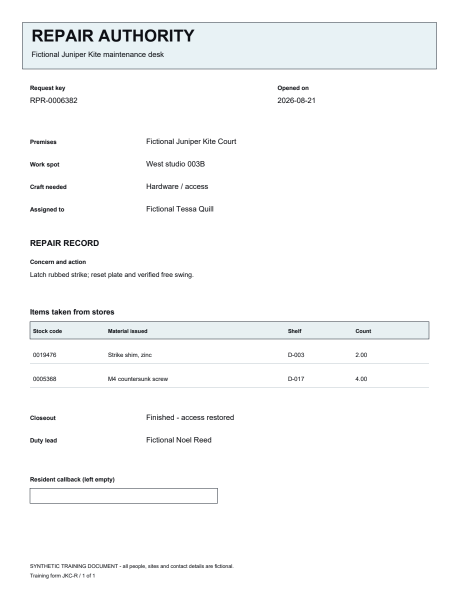
#> input picture evaluation/mapping_v1/evidence/verify-r1/WP09-F01-v0-p1.png, 918 x 1188 px (shown at 1/2 size); its folder holds only this picture in this run
$ python -i closure_check.py   (imports and definitions only)
#> lines starting #> are read from the running program, lines starting #| are printed output that depends on the picture; after the words box and inside, x2 and y2 are one past the last pixel; in counts of white or black regions, pixels touching at a corner belong together
#!/usr/bin/env python3
"""WP-0004 / 009 eld-rd-reviewer closure checks (reviewer-authored, CPU-only, dev fixtures only).

Run from the review worktree root after the normal merge of f69c9e4. Uses only the qualified
three-wheel environment. No OCR/model/GPU; no eval_holdout fixture is opened.
  A. Git mode/blob invariance across base, candidate, author publication and the review merge.
  B. pypdfium2 render sizing source (installed files == verified wheel members) and c_float/binary64 arithmetic.
  C. Frozen input contract: PDFium render of the eight dev controls (F01/F02/F04/F07 p1, v1+v2),
     sizes, RGB-buffer SHA-256, stored-XObject vs rendered distinction; comparison with author evidence.
  D. Corrected E2 algorithm, implemented by the reviewer from the card text, applied to I_in.
  E. RV-04: AST definitions / JSON keys vs the /008 errata and triage; RV-03 README statements.
"""
from __future__ import annotations

import ast, ctypes, hashlib, json, math, pathlib, re, subprocess, sys, zipfile, zlib

import pypdfium2 as pdfium
from PIL import Image

HERE = pathlib.Path(__file__).resolve().parent
sys.path.insert(0, str(HERE.parent / "helpers"))
from rd005_verify import MiniPdf  # reviewer-owned /005 parser  # noqa: E402

PINS = {"author_base": "068f3f83bb532160b56e00f071f8badd8d3f51b0", "corpus": "29b2000265ae6068d9c86818622c81a40cadd961",
        "candidate": "54c7f6fe062720cbdf92e6bcd7476b697fc4afe1", "evidence": "fb2d8e616ad375ac7ccfa5f9000ba3340476c148",
        "author_report": "f69c9e4fdec2e12f481e6131965b5e4e184e013f", "review_base": "8f9a3281fa223d25447677b8ed8b873bf9e5cd01"}
OUT: dict = {"tool": "docs/reviews/WP-0004/eld-rd-reviewer/closure/closure_check.py", "pins": PINS}
FAIL: list[str] = []


def git(*a: str) -> str:
    return subprocess.run(["git", *a], capture_output=True, text=True, check=True).stdout


def tree(rev: str) -> dict:
#> called with rev = '068f3f83bb532160b56e00f071f8badd8d3f51b0'
    out = {}
    for ln in git("ls-tree", "-r", rev).splitlines():
        meta, path = ln.split("\t", 1)
        mode, _, oid = meta.split()
        out[path] = (mode, oid)
#> further down, picture is the input picture: PIL image 918x1188 RGB; mean R, G, B 248.4, 249.3, 249.7
    return out


def diff(a: dict, b: dict) -> dict:
    return {"added": sorted(set(b) - set(a)), "deleted": sorted(set(a) - set(b)),
            "modified": sorted(p for p in set(a) & set(b) if a[p] != b[p])}


def need(cond: bool, msg: str) -> None:
    if not cond:
        FAIL.append(msg)


# ---------------- A. git invariance ----------------
# [1 line that did not run here, left out]
# [1 line that did not run here, left out]
# [1 line that did not run here, left out]
# [5 lines that did not run here, left out]
# [8 lines not run here, left out]
prefixes = ("evaluation/synthetic/", "evaluation/generation/", "evaluation/manifests/corpus-manifest.json", "evaluation/manifests/public-candidates.json",
            "evaluation/manifests/tooling-provenance.json", "evaluation/manifests/provenance-correction-verification.json",
            "evaluation/manifests/recovery-verification/", "docs/agent-reports/eld-rd-carbon/WP-0004/00", "research/carbon/0", "research/carbon/README.md",
            "research/carbon/reconciliation/01-exchange-disposition.md", "research/carbon/reconciliation/README.md", ".gitattributes")
# [1 line that did not run here, left out]
# [1 line that did not run here, left out]
# [1 line not run here, left out]
# [1 line that did not run here, left out]
# [5 lines not run here, left out]
# [1 line that did not run here, left out]

# ---------------- B. renderer sizing source ----------------
# [1 line that did not run here, left out]
whl = pathlib.Path(".scratch/wheels/pypdfium2-5.15.2-py3-none-win_amd64.whl")
# [1 line that did not run here, left out]
# [1 line that did not run here, left out]
src_eq = {}
# [3 lines not run here, left out]
# [1 line that did not run here, left out]
# [1 line that did not run here, left out]
# [1 line that did not run here, left out]
# [1 line not run here, left out]
scale = 300.0 / 72.0
sizing = {}
# [5 lines not run here, left out]
# [1 line that did not run here, left out]

# ---------------- C/D. eight dev controls and corrected E2 ----------------
ANG = [(k - 50) / 10 for k in range(101)]


def otsu(gray: Image.Image) -> int:
    h = gray.histogram(); n = sum(h); tot = sum(i * c for i, c in enumerate(h))
#> after `h = gray.histogram()`: h = 256 values, max 956668 at index 255, min 0 at index 0, mean 4260.1
#> after `n = sum(h)`: n = 1090584
#> after `tot = sum((i * c for i, c in enumerate(h)))`: tot = 271606986
    wb = sb = 0; best = -1.0; thr = 0
    for t in range(256):
        wb += h[t]
        if wb == 0:
            continue
        wf = n - wb
        if wf == 0:
            break
        sb += t * h[t]
        bv = wb * wf * (sb / wb - (tot - sb) / wf) ** 2
        if bv > best:  # first maximum
            best, thr = bv, t
#> this loop made 256 passes
#> (wb, wf, sb, best) on passes 16 to 23: (2675, 1087909, 40125, 1.6e+14), (2887, 1087697, 43517, 1.73e+14), (3053, 1087531, 46339, 1.83e+14), (3131, 1087453, 47743, 1.87e+14), (3293, 1087291, 50821, 1.97e+14), (3440, 1087144, 53761, 2.05e+14), (3522, 1087062, 55483, 2.1e+14), (3622, 1086962, 57683, 2.15e+14)
#> after the loop, best = 7.72e+14; sb = 27656646; thr = 170; wb = 1090584
    return thr


def V(mask: Image.Image, theta: float) -> float:
    r = mask.rotate(-theta, resample=Image.Resampling.NEAREST, expand=True, fillcolor=0)  # M_theta per card step 2
    w, h = r.size
    col = r.convert("F").resize((1, h), Image.Resampling.BOX)
    s = [col.getpixel((0, y)) * w for y in range(h)]
    mu = sum(s) / h
    return sum((v - mu) ** 2 for v in s) / h


def e2(I_in: Image.Image) -> tuple[Image.Image, dict]:
    g = I_in.convert("L")
    T_ = otsu(g)
#> T_ = 170
    M = g.point(lambda v: 1 if v <= T_ else 0)  # L-mode 0/1 mask
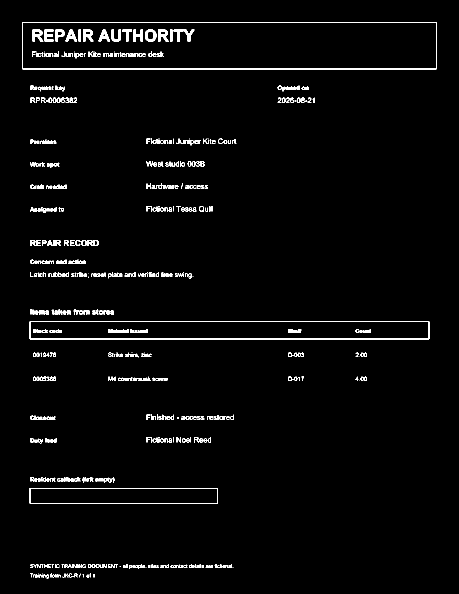
#> M: PIL image 918x1188 L (shown at 1/2 size); values 0 (black) and 1 (white), 2.4% white in thin lines or dots, all inside (x1, y1, x2, y2) = (44, 44, 874, 1157)
    sc = {t: V(M, t) for t in ANG}
#> in V, `s = [col.getpixel((0, y)) * w for y in range(h)]`: s = 1264 values, max 152 at index 133, min 0 at index 0, mean 21.12
#> in V, `mu = sum(s) / h`: mu = 21.12
#> in V (call 35), `r = mask.rotate(-theta, resample=Image.Resampling.NEAREST, expand=True..`:
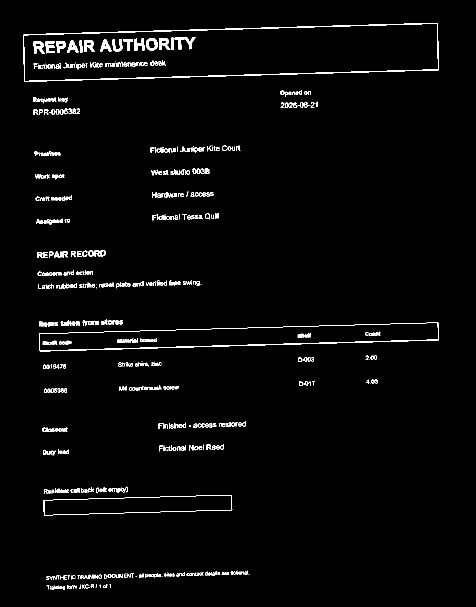
#> r: PIL image 952x1214 L (shown at 1/2 size); values 0 (black) and 1 (white), 2.3% white in thin lines or dots, all inside (x1, y1, x2, y2) = (46, 46, 878, 1180)
#> in V (call 35), `s = [col.getpixel((0, y)) * w for y in range(h)]`: s = 1214 values, max 177 at index 86, min 0 at index 0, mean 21.98
#> in V (call 35), `mu = sum(s) / h`: mu = 21.98
#> in V (call 36), `r = mask.rotate(-theta, resample=Image.Resampling.NEAREST, expand=True..`:
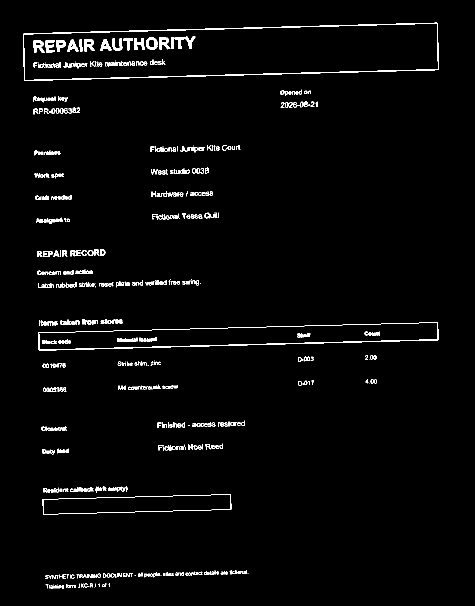
#> r: PIL image 950x1212 L (shown at 1/2 size); values 0 (black) and 1 (white), 2.3% white in thin lines or dots, all inside (x1, y1, x2, y2) = (46, 45, 878, 1178)
#> in V (call 36), `s = [col.getpixel((0, y)) * w for y in range(h)]`: s = 1212 values, max 176 at index 682, min 0 at index 0, mean 22
#> in V (call 36), `mu = sum(s) / h`: mu = 22
#> in V (call 37), `r = mask.rotate(-theta, resample=Image.Resampling.NEAREST, expand=True..`:
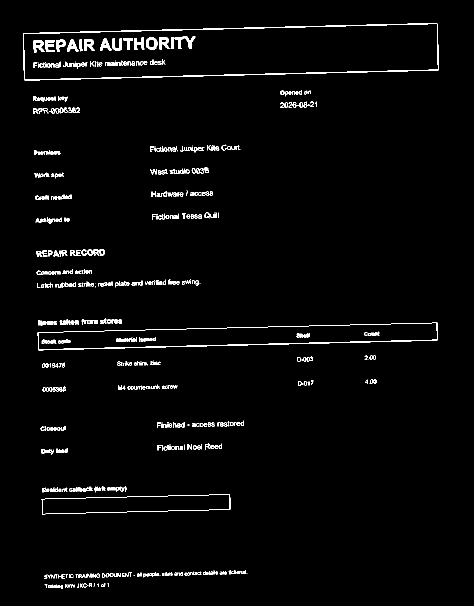
#> r: PIL image 948x1212 L (shown at 1/2 size); values 0 (black) and 1 (white), 2.3% white in thin lines or dots, all inside (x1, y1, x2, y2) = (46, 46, 878, 1178)
#> in V (call 37), `s = [col.getpixel((0, y)) * w for y in range(h)]`: s = 1212 values, max 185 at index 681, min 0 at index 0, mean 22.01
#> in V (call 37), `mu = sum(s) / h`: mu = 22.01
#> in V (call 38), `r = mask.rotate(-theta, resample=Image.Resampling.NEAREST, expand=True..`:
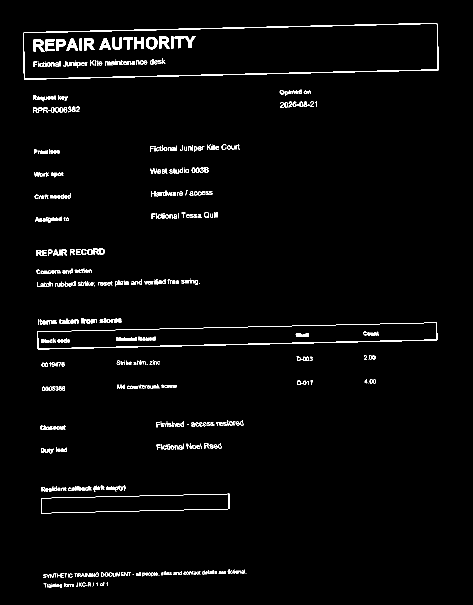
#> r: PIL image 946x1210 L (shown at 1/2 size); values 0 (black) and 1 (white), 2.3% white in thin lines or dots, all inside (x1, y1, x2, y2) = (46, 46, 878, 1176)
#> in V (call 38), `s = [col.getpixel((0, y)) * w for y in range(h)]`: s = 1210 values, max 179 at index 79, min 0 at index 0, mean 22.05
#> in V (call 38), `mu = sum(s) / h`: mu = 22.05
#> in V (call 39), `r = mask.rotate(-theta, resample=Image.Resampling.NEAREST, expand=True..`:
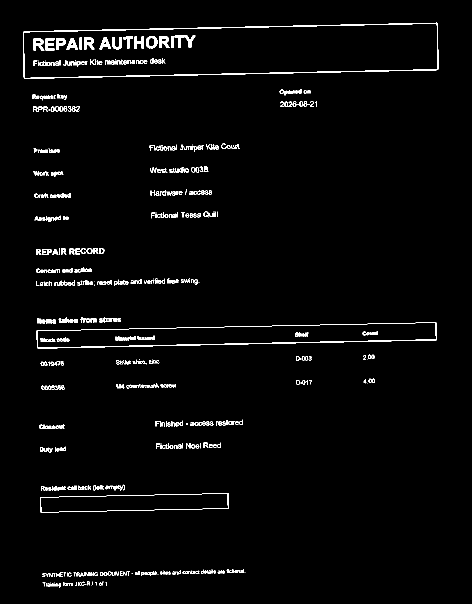
#> r: PIL image 944x1208 L (shown at 1/2 size); values 0 (black) and 1 (white), 2.3% white in thin lines or dots, all inside (x1, y1, x2, y2) = (46, 45, 877, 1175)
#> in V (call 39), `s = [col.getpixel((0, y)) * w for y in range(h)]`: s = 1208 values, max 178 at index 1145, min 0 at index 0, mean 22.07
#> in V (call 39), `mu = sum(s) / h`: mu = 22.07
#> in V (call 40), `r = mask.rotate(-theta, resample=Image.Resampling.NEAREST, expand=True..`:
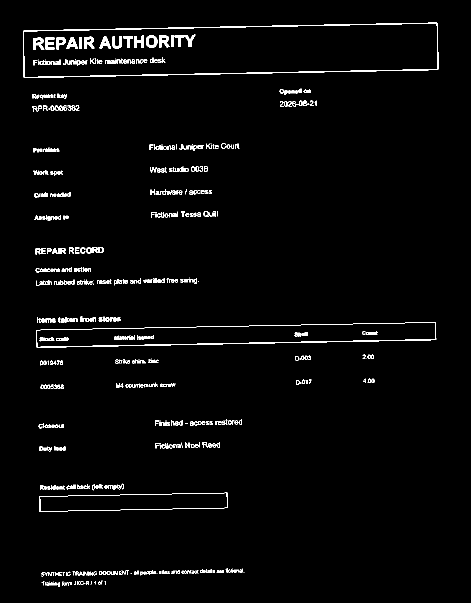
#> r: PIL image 942x1206 L (shown at 1/2 size); values 0 (black) and 1 (white), 2.3% white in thin lines or dots, all inside (x1, y1, x2, y2) = (46, 45, 877, 1173)
#> in V (call 40), `s = [col.getpixel((0, y)) * w for y in range(h)]`: s = 1206 values, max 185 at index 1144, min 0 at index 0, mean 22.12
#> in V (call 40), `mu = sum(s) / h`: mu = 22.12
#> sc = 101 items
    best = max(sc.values())
#> best = 5599.4
    th = sorted([t for t, v in sc.items() if v == best], key=lambda t: (abs(t), -t))[0]
#> th = 0
    trig = abs(th) >= 1.0 and sc[th] >= 1.10 * sc[0.0]
#> trig = False
    out = I_in.rotate(-th, resample=Image.Resampling.BILINEAR, expand=True, fillcolor=(255, 255, 255)) if trig else I_in
    return out, {"otsu": T_, "theta_hat": th, "V_ratio": round(sc[th] / sc[0.0], 4), "triggered": trig, "phi_applied": -th if trig else 0.0}


# [8 lines left out: function residual, not called in this run]


# [1 line that did not run here, left out]
# [1 line that did not run here, left out]
# [1 line not run here, left out]
ctrl = []
# [26 lines not run here, left out]
# [1 line that did not run here, left out]
# [1 line that did not run here, left out]
cmp_ = []
# [3 lines not run here, left out]
OUT["C_input_contract_dev_controls"] = ctrl
OUT["C_author_evidence_comparison"] = cmp_
# [1 line that did not run here, left out]

# ---------------- E. RV-04 AST/JSON and RV-03 README ----------------
def defs(path: str) -> list[str]:
    t = ast.parse(pathlib.Path(path).read_text(encoding="utf-8"))
    return sorted({n.name for n in ast.walk(t) if isinstance(n, (ast.FunctionDef, ast.ClassDef))} |
                  {tg.id for n in t.body if isinstance(n, ast.Assign) for tg in n.targets if isinstance(tg, ast.Name)})


# [1 line that did not run here, left out]
# [2 lines that did not run here, left out]
claimed_actual = {"evaluation/generation/pdf_writer.py": ["EmbeddedRgbImage", "PdfPageCanvas", "estimate_text_width_pt", "wrap_text_deterministic", "pdf_escape", "serialize_pdf", "build_image_only_pdf", "LETTER_WIDTH_PT", "LETTER_HEIGHT_PT", "FIXED_PDF_DATE", "PRODUCER_TAG", "FONT_MAP"],
                  "evaluation/generation/generate_corpus.py": ["compute_invoice_accounting", "draw_invoice", "draw_work_order_or_packet", "make_hybrid_stamp_rgb", "rasterize_pdf_300dpi", "build_expected_payload", "generate_all", "main"],
                  "evaluation/generation/verify_arithmetic_independent.py": ["rhu_cents", "parse_printed_usd", "parse_printed_pct", "parse_printed_qty", "check_expected_file", "main"],
                  "evaluation/generation/verify_corpus_integrity.py": ["verify_evaluation_tree", "check_two_run_regeneration", "count_page_images_and_fonts", "sha256_file", "git_hash_file", "main"]}
claimed_absent = ["CanvasPage", "build_vector_pdf", "build_raster_pdf", "build_hybrid_stamped_pdf", "compute_invoice_totals", "render_invoice_pages", "render_work_order_pages",
                  "q2", "verify_invoice_doc", "verify_work_order_doc", "verify_existing_tree", "verify_deterministic_regeneration", "FIXED_ID_HEX"]
# [1 line that did not run here, left out]
# [2 lines that did not run here, left out]
# [1 line not run here, left out]
# [1 line that did not run here, left out]
# [1 line that did not run here, left out]
srcs = {p.name: json.loads(p.read_text(encoding="utf-8")) for p in pathlib.Path("evaluation/synthetic/sources").glob("*.json")}
# [5 lines that did not run here, left out]
# [3 lines not run here, left out]
# Triage of the /005 list of 50 absent labels into notation / inaccurate headings / nonexistent symbols-keys
# [1 line that did not run here, left out]
# [1 line that did not run here, left out]
notation, headings, genuine = [], [], []
# [1 line that did not run here, left out]
# [8 lines not run here, left out]
# [2 lines that did not run here, left out]
# [1 line not run here, left out]
# [1 line that did not run here, left out]
# [1 line that did not run here, left out]
# [5 lines that did not run here, left out]
# [2 lines not run here, left out]
# [1 line that did not run here, left out]
# [1 line that did not run here, left out]
OUT["failures"] = FAIL
OUT["all_pass"] = not FAIL
# [3 lines not run here, left out]

>>> from PIL import Image
>>> picture = Image.open('../../../../../evaluation/mapping_v1/evidence/verify-r1/WP09-F01-v0-p1.png')
>>> result = e2(picture)
